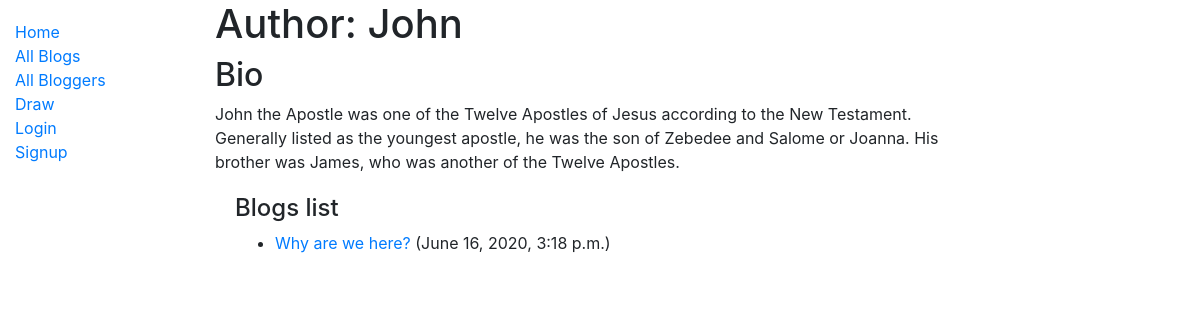
The page /blog/blogger/4 on the database its author committed.
### blog/models.py (models this page shows, shortened)
class Author(models.Model):
    name = models.OneToOneField(User, on_delete=models.SET_NULL, null=True)
    bio = models.TextField()
    class Meta:
        ordering = ['name']
    def __str__(self):
        return self.name.username

class Blog(models.Model):
    post = models.CharField(max_length=200)
    author = models.ForeignKey(Author, on_delete=models.SET_NULL, null=True, blank=True)
    description = models.TextField()
    date = models.DateTimeField(auto_now=True)
    def __str__(self):
        return self.post

### blog/views.py (the view)
# urls.py: path('blogger/<int:pk>', views.AuthorDetailView.as_view(), name='author-detail'),
class AuthorDetailView(generic.DetailView):
    model = Author

### blog/templates/blog/author_detail.html
{% extends "base_generic.html" %}
{% block content %}
<h1>Author: {{ author }} </h1>
<h2>Bio</h2>
<p>{{author.bio}}</p>
<div style="margin-left:20px;margin-top:20px">
<h4>Blogs list</h4>
<dl>
{% for blog in author.blog_set.all %}
    <ul>
        <li>
            <a href="{% url 'blog-detail' blog.pk %}">{{blog}}</a> ({{ blog.date }})
        </li>
    </ul>
{% endfor %}
</dl>
</div>
{% endblock %}

### rows shown on the page
Author: name.username "John", bio "John the Apostle was one of the Twelve Apostles of Jesus according to the New Testament. Generally listed as the youngest apostle, he was the son of Zebedee and Salome or Joanna. His brother was James, who was another of the Twelve Apostles."
Blog: post "Why are we here?", date "June 16, 2020, 3:18 p.m."
